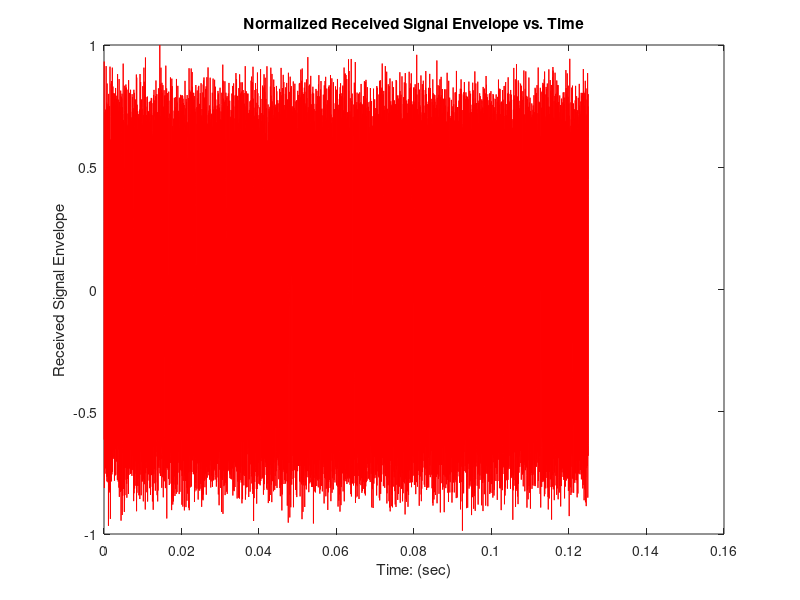

Write MATLAB code to recreate this figure.
%% ------- ENEL 529 - Lab 4 -------- %%
%
% Author:   Kyle Derby MacInnis
% Date:     November 3, 2014
%
% ----------------------------------- %

% Clear all System Variables
clear all;

%% Step 0 - Preambles
% # of bits
M = 1000;
% Setup Empty Bit Stream Vector
b = zeros(1,M);
% Setup Bit Rate Period (0.125 ms)
Tb = 0.125 * 10^(-3);
% Setup the Carrier Frequency (10 KHz)
fc = 10*10^(3);
% Setup # of samples in one bit interval
N = 15;
% Calculate the Sample Time
dt = Tb/N;

%% Step 1 - Generate Random Bit Stream
% Setup Random Binary Data Stream (0's and 1's)
binary_data = rand(1,M) > 0.5;
% Convert to Data Stream (-1's and 1's)
b = 2.*binary_data - 1;

%% Step 2 - Generate the BPSK Transmitted Waveform
% Setup empty Signal Vector
s_i = zeros(1, M*N);
% Setup Energy of Symbol
E = Tb/2;
% Loop through Time Index, n (1-15000)
for i = 1:M
    for j = 1:N
        % Calculate Time Index, n
        n = i*N - (N-j);
        % Calculate the BPSK Signal at Time index n
        s_i(1, n) = b(1, i) * sqrt((2*E)/Tb)*cos(2*pi*fc*n*dt);
    end
end

%% Step 3 - Generate the Received Signal Waveform
% Create empty Signal Vector
r = zeros(1, M*N);
% Loop through Time Index, n
for i = 1:M
    for j = 1:N
        % Calculate the Time Index, n
        n = i*N - (N-j);
        % Calculate the Received Signal at Time, n
        r(1,n) = s_i(1, n) + normrnd(0, 0.1);
    end
end

%% Step 4 - Normalize the Received Signal Vector
% Generate Empty Vector
r_n = zeros(1, M*N);
% Calculate the Max of the Received Signal
r_max = max(abs(r));
% Normalize Vector
for i=1:M*N
    r_n(1,i) = r(1,i)/r_max;
end

% Plot Normalized Received Signal
t = dt*(1:M*N);
figure(2);
plot(t, r_n(1,:), 'r-');
xlabel('Time: (sec)');
ylabel('Received Signal Envelope');
title('Normalized Received Signal Envelope vs. Time');

%% ## CASE 1 - IDEAL COHERENT DETECTOR

%% Step 5 - Perform Coherent Demodulation of the Normalized Waveform
% Generate Empty Vector for Demodulated Signal
x = zeros(1, M*N);
% Loop through Time Indices, n
for i = 1:M
    for j = 1:N
        % Calculate the time Index, n
        n = i*N - (N-j);
        % Demodulate the Signal
        x(1, n) = r_n(1, n)*(2*cos(2*pi*fc*n*dt));
    end
end


%% Step 6 - Perform Low-pass Filtering
% Generate Butterworth Filter Parameters
[bb, aa] = butter(10, 0.2);
% Filter Signal with Butterworth Filter
filter_output = filtfilt(bb, aa, x);

%% Step 7 - Perform Signal Detection
% Generate Empty Signal Vector
recovered_data = zeros(1,M);
% Loop Through Symbols
for i = 1:M
    % Calculate Middle Time Index of Symbol
    k = ceil(N/2 + (i-1)*N);
    % Recover Bit Data from Signal
    if filter_output(k) > 0
        recovered_data(1,i) = 1;
    else
        recovered_data(1,i) = -1;
    end
end

%% Step 8 - Compare the Transmitted Signal with the Recovered Signal
% Initialize # of Errors to zero
BE = 0;
% Loop and Compare Bit-by-Bit
for i = 1:M
    if recovered_data(1,i) ~= b(1,i)
        BE = BE + 1;
    end
end
% Calculate the Bit Error Rate
BER = BE/M;
display('For a Standard Deviation of 0.1 ( Variance of 0.01):');
display(BER);

%% Step 9 - Repeat Steps 3-8 For Different Values of AWGN Noise Variance
% For Variance of 0.25 (0.5 std. dev)

% For Variance of 1.0 (1.0 std. dev)

% For Variance of 5.0 (sqrt(5.0) std. dev)